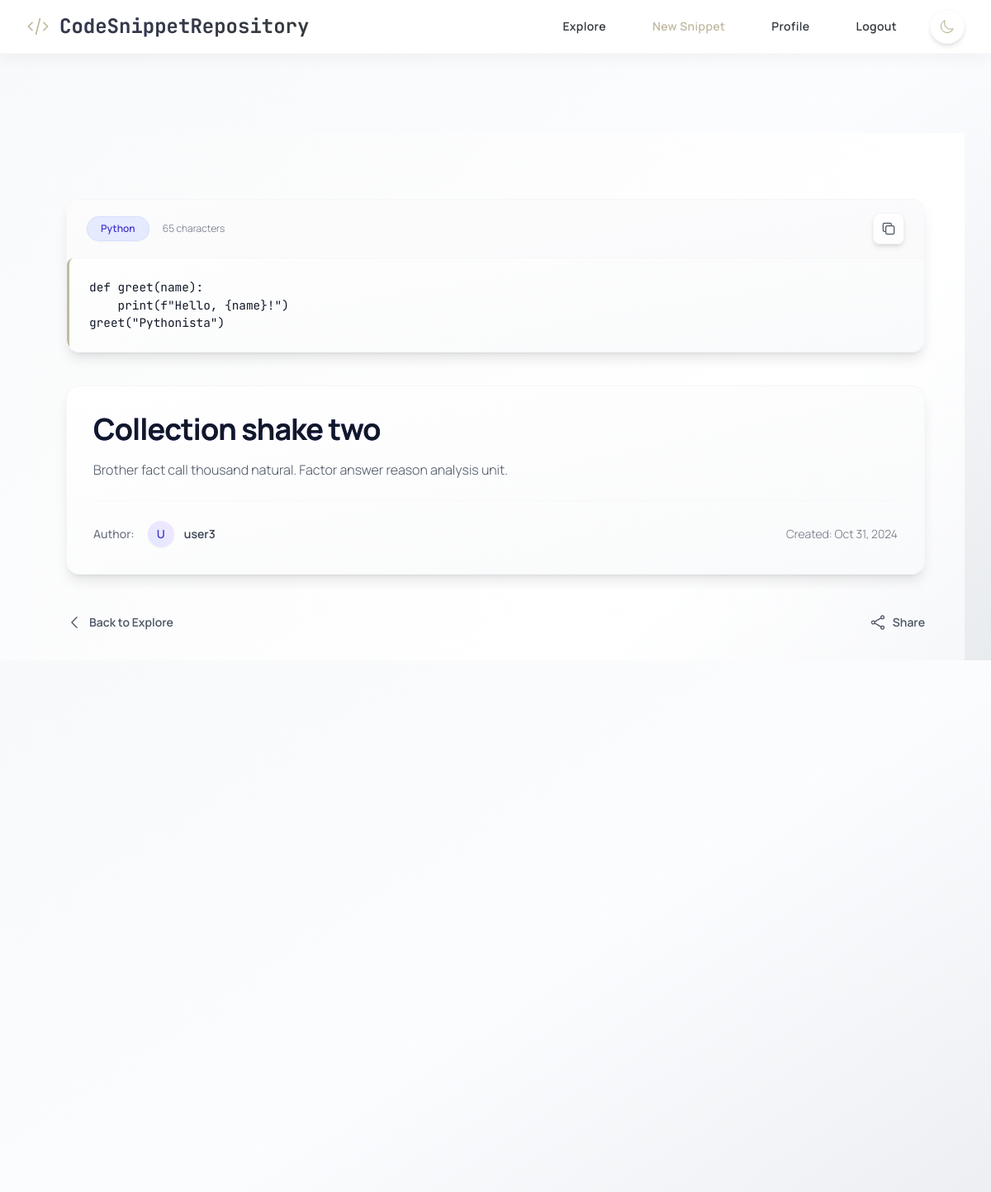
Page /snippet/13 (signed in) on the committed database.
### tables this page shows
CREATE TABLE snippets (
                id INTEGER PRIMARY KEY AUTOINCREMENT,
                user_id INTEGER NOT NULL,
                title TEXT NOT NULL,
                code TEXT NOT NULL,
                language TEXT NOT NULL,
                description TEXT,
                is_private INTEGER DEFAULT 0,
                views INTEGER DEFAULT 0,
                created_at TIMESTAMP DEFAULT CURRENT_TIMESTAMP,
                updated_at TIMESTAMP DEFAULT CURRENT_TIMESTAMP,
                FOREIGN KEY (user_id) REFERENCES users(id) ON DELETE CASCADE
            );

CREATE TABLE users (
                id INTEGER PRIMARY KEY AUTOINCREMENT,
                username TEXT UNIQUE NOT NULL,
                email TEXT UNIQUE NOT NULL,
                password TEXT NOT NULL,
                profile_picture TEXT,
                bio TEXT,
                age INTEGER,
                dob TEXT,
                profession TEXT,
                profile_setup INTEGER DEFAULT 0,
                created_at TIMESTAMP DEFAULT CURRENT_TIMESTAMP,
                join_date TIMESTAMP DEFAULT CURRENT_TIMESTAMP,
                full_name TEXT,
                status TEXT,
                experience REAL,
                education TEXT,
                skills TEXT,
                country TEXT,
                website TEXT
            );

### app.py (the view)
@app.route('/snippet/<int:id>')
def view_snippet(id):
    user_id = get_current_user_id()
    if not user_id:
        flash('Please login first.', 'error')
        return redirect(url_for('login'))
    conn = get_db()
    try:
        snippet = conn.execute('''
            SELECT s.*, u.username AS owner_username
            FROM snippets s
            JOIN users u ON s.user_id = u.id
            WHERE s.id = ? AND (s.user_id = ? OR s.is_private = 0)
        ''', (id, user_id)).fetchone()
        if snippet is None:
            flash('Snippet not found or you do not have permission to view it.', 'error')
            return redirect(url_for('profile')) # Or explore?
        if snippet['user_id'] != user_id:
            try:
                conn.execute('UPDATE snippets SET views = COALESCE(views, 0) + 1 WHERE id = ?', (id,))
                conn.commit()
            except sqlite3.Error as e_view:
                conn.rollback()
                app.logger.warning(f"Failed to increment view count for snippet {id} (viewer {user_id}): {e_view}")
        snippet_data = dict(snippet)
        snippet_data['created_at'] = parse_db_date(snippet_data.get('created_at'))
        snippet_data['updated_at'] = parse_db_date(snippet_data.get('updated_at'))
        return render_template('view_snippet.html', snippet=snippet_data) # Pass dict
    except sqlite3.Error as e:
        conn.rollback() # Rollback view count if it was attempted before error
        app.logger.error(f"DB Error viewing snippet {id} for user {user_id}: {e}")
        flash('Error loading snippet.', 'error')
        return redirect(url_for('profile'))

### app.py (called while the page is built)
def parse_db_date(date_str):
    if not date_str:
        return None
    try:
        return datetime.strptime(date_str, '%Y-%m-%d %H:%M:%S')
    except (ValueError, TypeError) as e:
        try:
            app.logger.warning(f"Could not parse date string '{date_str}': {e}")
        except RuntimeError: # Handle cases outside app context if necessary
            print(f"Warning: Could not parse date string '{date_str}': {e}")
        return None # Return None if parsing fails

def get_db():
    db = getattr(g, '_database', None)
    if db is None:
        db_path = os.path.join(app.root_path, DATABASE) # Construct path safely
        try:
             db = g._database = sqlite3.connect(db_path)
             db.row_factory = sqlite3.Row # Use Row factory
        except sqlite3.Error as e:
            app.logger.error(f"Database connection error: {e}") # Use app logger
            raise # Reraise the error
    return db

@app.teardown_appcontext
def close_connection(exception):
    db = getattr(g, '_database', None)
    if db is not None:
        try:
            db.close()
        except sqlite3.Error as e:
             app.logger.error(f"Error closing database connection: {e}") # Use app logger

def get_current_user_id():
    return session.get('user_id')

### templates/view_snippet.html (shortened to what this page needs)
{% extends "base.html" %}
{% block content %}
<div class="min-h-screen bg-gradient-to-br from-gray-50 via-white to-indigo-50/20 dark:from-gray-900 dark:via-gray-950 dark:to-indigo-900/30 text-gray-900 dark:text-gray-100 font-['Manrope',_sans-serif] antialiased py-16 sm:py-20 relative isolate overflow-hidden">
    <div class="absolute inset-0 -z-10 bg-[radial-gradient(ellipse_at_center,_rgba(255,255,255,0.15)_0%,_rgba(0,0,0,0)_70%)] dark:bg-[radial-gradient(ellipse_at_center,_rgba(79,70,229,0.1)_0%,_rgba(0,0,0,0)_70%)] page-texture" aria-hidden="true"></div>
    <div class="max-w-6xl mx-auto px-4 sm:px-6 lg:px-12 xl:px-16">
        <div class="bg-gradient-to-br from-white to-gray-50 dark:from-gray-900 dark:to-indigo-950/30 rounded-2xl shadow-lg border border-gray-200/30 dark:border-indigo-900/30 overflow-hidden mb-10 backdrop-blur-sm">
            <div class="flex flex-wrap justify-between items-center gap-4 px-6 py-4 border-b border-gray-200/20 dark:border-indigo-900/30 bg-gray-50/50 dark:bg-indigo-950/20">
                <div class="flex items-center gap-4">
                    <span class="snippet-language inline-flex items-center px-4 py-1.5 rounded-full text-xs font-semibold bg-indigo-100/80 dark:bg-indigo-900/80 text-indigo-700 dark:text-indigo-300 border border-indigo-200/50 dark:border-indigo-800/50 shadow-sm">
                        {{ snippet['language'] | default('?') }}
                    </span>
                    <span class="text-xs text-gray-500 dark:text-gray-400 font-light hidden sm:inline">
                        {{ snippet['code'] | length if snippet['code'] else 0 }} characters
                    </span>
                </div>
                <div class="flex items-center space-x-4">
                    <button type="button" id="copy-button" title="Copy Code" class="group inline-flex items-center p-2 text-gray-600 dark:text-gray-400 bg-white/80 dark:bg-gray-900/80 hover:bg-indigo-100 dark:hover:bg-indigo-900 border border-gray-200/50 dark:border-indigo-900/50 rounded-lg shadow-md hover:shadow-lg transition-all duration-300 ease-out transform hover:scale-105">
                    </button>
                </div>
            </div>
            <div class="code-block-wrapper overflow-x-auto scrollbar-thin">
                <pre class="line-numbers !m-0 !p-6 bg-transparent"><code id="codeBlock" class="language-{{ snippet['language'] | default('plain') }}">{{ snippet['code'] }}</code></pre>
            </div>
        </div>
        <section aria-labelledby="snippet-details-heading" class="bg-gradient-to-br from-white to-gray-50 dark:from-gray-900 dark:to-indigo-950/30 p-8 rounded-2xl shadow-lg border border-gray-200/30 dark:border-indigo-900/30 backdrop-blur-sm">
            <h1 id="snippet-details-heading" class="text-3xl sm:text-4xl font-bold text-gray-900 dark:text-white mb-4 bg-clip-text bg-gradient-to-r from-indigo-600 to-purple-600 dark:from-indigo-400 dark:to-purple-400 tracking-tight">
                {{ snippet['title'] | default('Snippet') }}
            </h1>
            {% if snippet['description'] %}
                <div class="text-gray-600 dark:text-gray-300 text-base font-light leading-relaxed mb-6 prose prose-indigo dark:prose-invert max-w-none">
                    {{ snippet['description'] | safe }}
                </div>
            {% endif %}
            <div class="flex flex-col sm:flex-row justify-between items-start sm:items-center gap-4 text-sm border-t border-gray-200/20 dark:border-indigo-900/30 pt-6">
                <div class="flex items-center space-x-4">
                    <span class="text-gray-500 dark:text-gray-400 font-medium">Author:</span>
                    <a href="{{ url_for('profile', username=snippet['owner_username']) }}" class="inline-flex items-center gap-3 group">
                        <span class="h-8 w-8 rounded-full bg-gradient-to-tr from-indigo-100 to-purple-100 dark:from-indigo-800 dark:to-purple-800 text-indigo-700 dark:text-indigo-300 text-sm font-semibold flex items-center justify-center group-hover:ring-2 group-hover:ring-indigo-400 transition-all duration-200 shadow-sm">
                            {{ snippet['owner_username'][0]|upper if snippet['owner_username'] else '?' }}
                        </span>
                        <span class="font-semibold text-gray-700 dark:text-gray-200 group-hover:text-indigo-600 dark:group-hover:text-indigo-400 transition-colors">
                            {{ snippet['owner_username'] | default('Unknown') }}
                        </span>
                    </a>
                </div>
                <span class="text-gray-500 dark:text-gray-400 font-light flex-shrink-0">
                    Created: {{ snippet['created_at'].strftime('%b %d, %Y') if snippet['created_at'] else 'Unknown Date' }}
                </span>
            </div>
        </section>
        <nav class="mt-12 flex justify-between items-center">
            <a href="{{ url_for('explore') }}" class="inline-flex items-center text-sm font-semibold text-gray-600 dark:text-gray-400 hover:text-indigo-600 dark:hover:text-indigo-400 transition-colors group">
                <svg xmlns="http://www.w3.org/2000/svg" class="h-5 w-5 mr-2 group-hover:-translate-x-1 transition-transform duration-200" fill="none" viewBox="0 0 24 24" stroke-width="1.5" stroke="currentColor"><path stroke-linecap="round" stroke-linejoin="round" d="M15.75 19.5L8.25 12l7.5-7.5" /></svg>
                Back to Explore
            </a>
            {% if 'user_id' in session %}
                <button type="button" id="share-button" aria-label="Share snippet" class="inline-flex items-center text-sm font-semibold text-gray-600 dark:text-gray-400 hover:text-indigo-600 dark:hover:text-indigo-400 transition-colors group">
                    <span class="button-text">Share</span>
                </button>
            {% endif %}
        </nav>
    </div>
</div>
{% endblock %}

### templates/base.html (style rules this page uses)
html, body { height: 100%; margin: 0; padding: 0; overflow-y: auto; }
pre { background-color: #FFFFFF/90; border-left: 3px solid #C1BAA1; border-radius: 0.5rem; padding: 1.25rem; margin: 1rem 0; font-family: 'JetBrains Mono', monospace; font-size: 0.9rem; transition: all 0.3s ease-out; }

### rows in the picture
snippets: language "Python", code "def greet(name): print(f\"Hello, {name}!\") greet(\"Pythonista\")", title "Collection shake two", description "Brother fact call thousand natural. Factor answer reason analysis unit.", created_at "Oct 31, 2024"
users: username "U", owner_username "user3"

### other values in the picture
{{ snippet['code'] | length if snippet['code'] else 0 }} "65"
